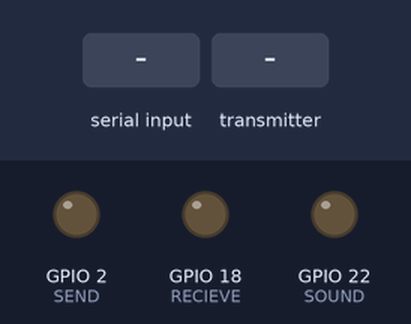
Bench run of a sketch on a simulated ESP32. On the bench: output pins drawn as LEDs (lit = HIGH). Dashed ring = blinking. Inputs (shaded band) come from the test bench. Nothing arrives over Bluetooth unless stated; what the sketch prints to the serial monitor is not drawn.

Above: at 1.2 s.
1.3 s: "1" received over the second serial link
At 2.35 s:
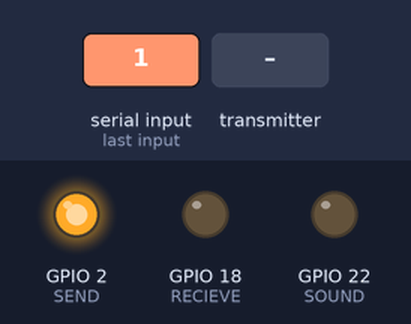
3.9 s: the transmitter starts sending sms = 0
At 4.8 s:
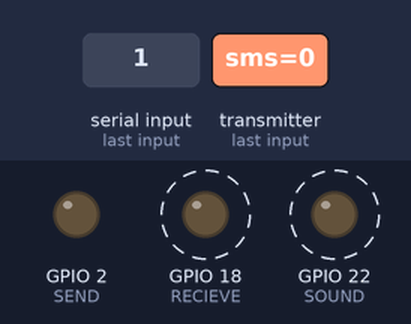
Timing chart, 0 to 11.4 s (numbered marks = the images above; inputs shaded):
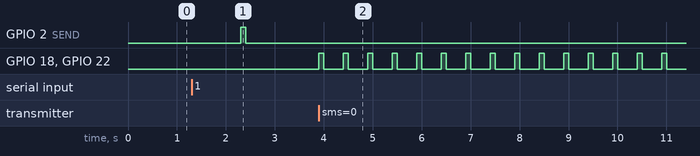

Measured:
- after the input at 1.3 s, GPIO 2 (SEND): LOW → HIGH after 1.0 s, → LOW 0.10 s later
- after the input at 3.9 s, GPIO 18 (RECIEVE), GPIO 22 (SOUND): alternates HIGH for 0.10 s and LOW for 0.40 s, starting at once

The sketch:

esp1.ino
```cpp
#include <esp_now.h>
#include <WiFi.h>
#include "BluetoothSerial.h"
#define SEND 2
#define RECIEVE 18
#define SOUND 22
//////////////////////////////////////////
#if !defined(CONFIG_BT_ENABLED) || !defined(CONFIG_BLUEDROID_ENABLED)
#error Bluetooth is not enabled! Please run `make menuconfig` to and enable it
#endif

#if !defined(CONFIG_BT_SPP_ENABLED)
#error Serial Bluetooth not available or not enabled. It is only available for the ESP32 chip.
#endif
//////////////////////////////////////////////////////////////////////
BluetoothSerial SerialBT;
uint8_t broadcastAddress[] = {0x34, 0x94, 0x54, 0x25, 0x0A, 0x14};
String SMS;
String inco_SMS;
String success;
//Structure example to send data
//Must match the receiver structure
typedef struct struct_message {
    char sms[40];
} struct_message;

struct_message Read_sms;
struct_message incoming_SMS;

esp_now_peer_info_t peerInfo;

void OnDataSent(const uint8_t *mac_addr, esp_now_send_status_t status) {
  Serial.print("\r\nLast Packet Send Status:\t");
  Serial.println(status == ESP_NOW_SEND_SUCCESS ? "Delivery Success" : "Delivery Fail");
  if (status ==0){
    success = "Delivery Success :)";
  }
  else{
    success = "Delivery Fail :(";
  }
}

void OnDataRecv(const uint8_t * mac, const uint8_t *incomingData, int len) {
  digitalWrite(RECIEVE,HIGH);
  digitalWrite(SOUND,HIGH);
  memcpy(&incoming_SMS, incomingData, sizeof(incoming_SMS));
  Serial.print("Bytes received: ");
  Serial.println(len);
   inco_SMS=incoming_SMS.sms;
  Serial.println(inco_SMS);
//  uint8_t buff[inco_SMS.length()];
//  memcpy(buff,inco_SMS.c_str(),inco_SMS.length());
//  SerialBT.write(buff,inco_SMS.length());
   Serial.print("Recieve: ");
   SerialBT.println(inco_SMS);
   delay(100);
   digitalWrite(SOUND,LOW);
  digitalWrite(RECIEVE,LOW);
}

void setup() {
  pinMode(SEND,OUTPUT);
  pinMode(RECIEVE,OUTPUT);
  pinMode(SOUND,OUTPUT);
  Serial.begin(115200);
  SerialBT.begin("ESP1"); //Bluetooth device name
  Serial.println("The device started, now you can pair it with bluetooth!");

 // Init ESP-NOW
WiFi.mode(WIFI_STA);
if (esp_now_init() != ESP_OK) {
    Serial.println("Error initializing ESP-NOW");
    return;
  }
  // Once ESPNow is successfully Init, we will register for Send CB to
  // get the status of Trasnmitted packet
  esp_now_register_send_cb(OnDataSent);
  // Register peer
  memcpy(peerInfo.peer_addr, broadcastAddress, 6);
  peerInfo.channel = 0;
  peerInfo.encrypt = false;

 //Add peer
  if (esp_now_add_peer(&peerInfo) != ESP_OK){
    Serial.println("Failed to add peer");
    return;
  }
  // Register for a callback function that will be called when data is received
  esp_now_register_recv_cb(OnDataRecv);

}

void send_messege()
{
  strcpy(Read_sms.sms, SMS.c_str());
  digitalWrite(SEND,HIGH);
  // Set values to send
  // Send message via ESP-NOW
  esp_err_t result = esp_now_send(broadcastAddress, (uint8_t *) &Read_sms, sizeof(Read_sms));
  if (result == ESP_OK) {
    Serial.println("Sent with success");
  }
  else {
    Serial.println("Error sending the data");
  }
  delay(100);
  digitalWrite(SEND,LOW);
}
void loop() {
    if (SerialBT.available()) {
    SMS =SerialBT.readString();
    send_messege();
}
//getReadings();
//send_messege();
}
//void getReadings(){
// Serial.println("Read Messege.");
//    while (Serial.available() == 0)
//    { }
//    SMS = Serial.readString();
//    Serial.println(SMS);
//}
```
